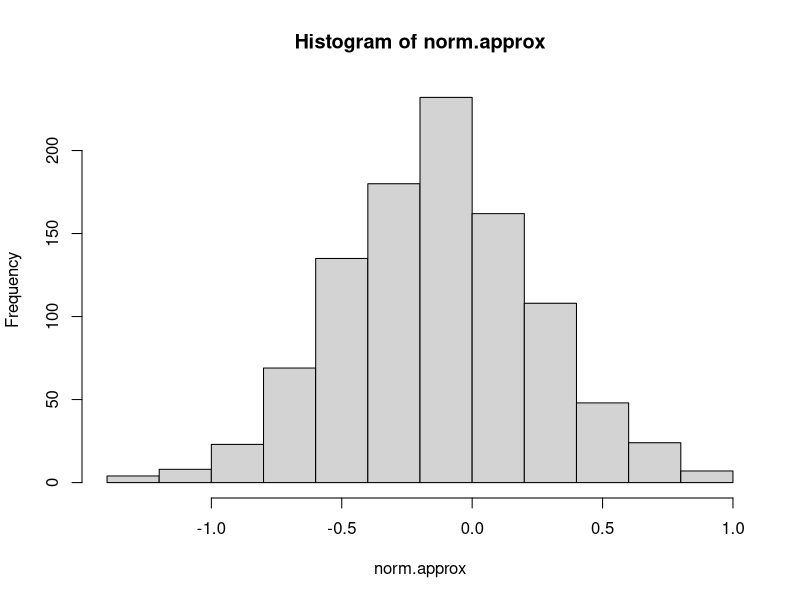
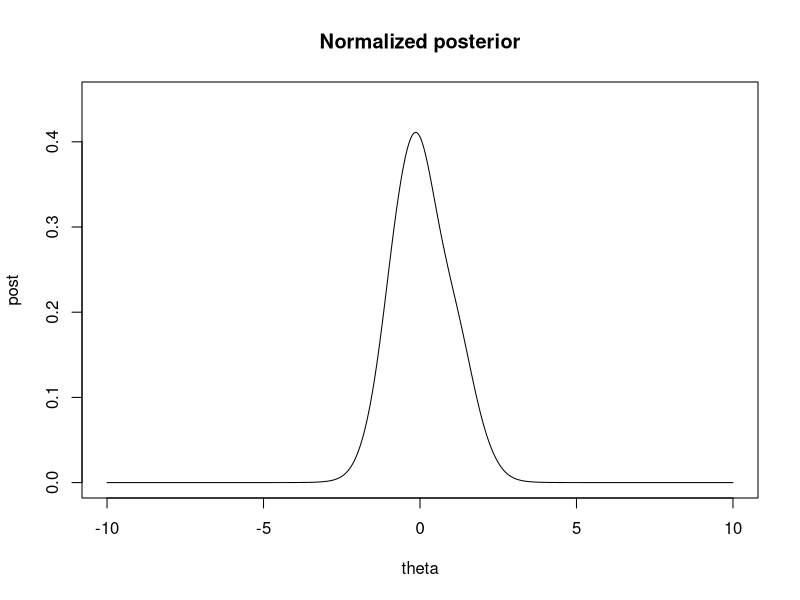
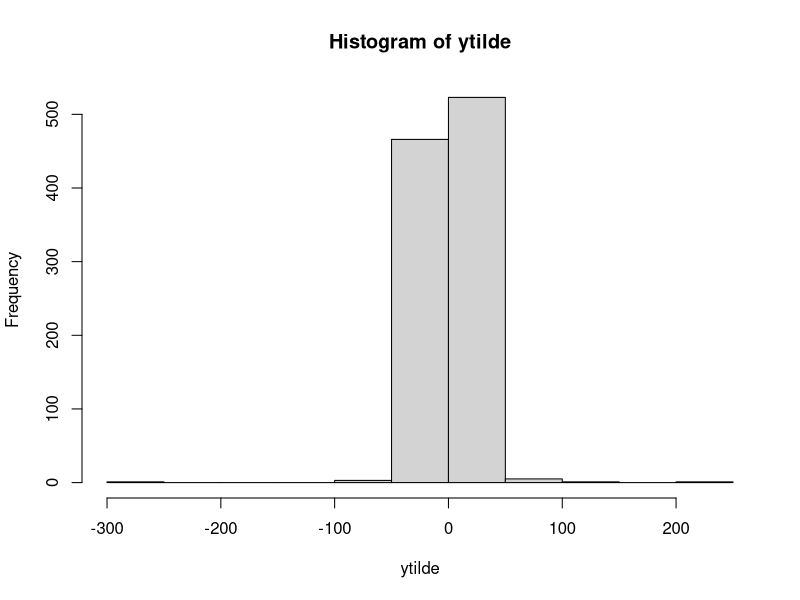

Reproduce these figures in R, in order.
## ---- chunk 1
mleCauchy<-function(x,tolerance=0.001){
  startvalue<-median(x)
  n=length(x)
  theta_current<-startvalue
  first_deriv<- 2*sum((x-theta_current)/(1+(x-theta_current)^2))
  
  while( abs(first_deriv)>tolerance){
  second_deriv<- 2*sum(((x-theta_current)^2-1)/(1+(x-theta_current)^2)^2)
  
  theta_new<-  theta_current - first_deriv/second_deriv
  theta_current<-theta_new
  first_deriv<- 2*sum((x-theta_current)/(1+(x-theta_current)^2))
  }
  return(theta_current)
}
x<-c(-1.94,0.59,-5.98,-0.08,-0.77)
mleCauchy(x,0.0001)



## ---- chunk 2
x<-c(-2,-1,0,1.5,2.5)
 posterior_mode<-mleCauchy(x,0.0001)
 print(posterior_mode)

 ## optimize function
 optimize(function(theta) -sum(dcauchy(x, location=theta, log=TRUE)),  c(-100,100)) 

## ---- chunk 3
# need to derived the Fisher information for Cauchy
   fishers.n<-(4*gamma(3/2)*gamma(3/2)/(gamma(3)))
   var.approx<- 1/(length(x)*fishers.n)
 norm.approx<-(rnorm(1000,mean=posterior_mode,sd=sqrt(var.approx)))
 hist(norm.approx)
## ---- chunk 4
  y<-x<-c(-2,-1,0,1.5,2.5)

  step=0.01
#theta<-seq(from=0,to=100000)/m
 theta<-seq(-10, 10,by=step)
 ## p(theta | y) ~ p(y|theta)*p(theta)
 dens<-function(y,th){
   dens0<-NULL
   for(i in 1:length(th)){
     dens0<-c(dens0, prod (dcauchy(y, th[i],1)))
   }
   dens0
 }
 #dens(y,theta)
  # L(theta | y) = prod_{i=1}^n  f(y| theta)  we need the product term here.
 unnorm.post<-sapply(theta, function(x)  prod(dcauchy(y,location=x,scale=1) )) ## un norm post
   ## p(theta| y ) = p(y| theta)p(theta)  where p(theta) is U(0,100)
 post<-unnorm.post/(step*sum(unnorm.post))
 plot(theta,post,type='l',main='Normalized posterior', ylim=c(0, 1.1*max(post)))
 
 samps<-(sample(theta,1000,prob=post*step,replace=T))
  
ytilde<-rcauchy(1000,location=samps,scale=1) 
 hist(ytilde)
